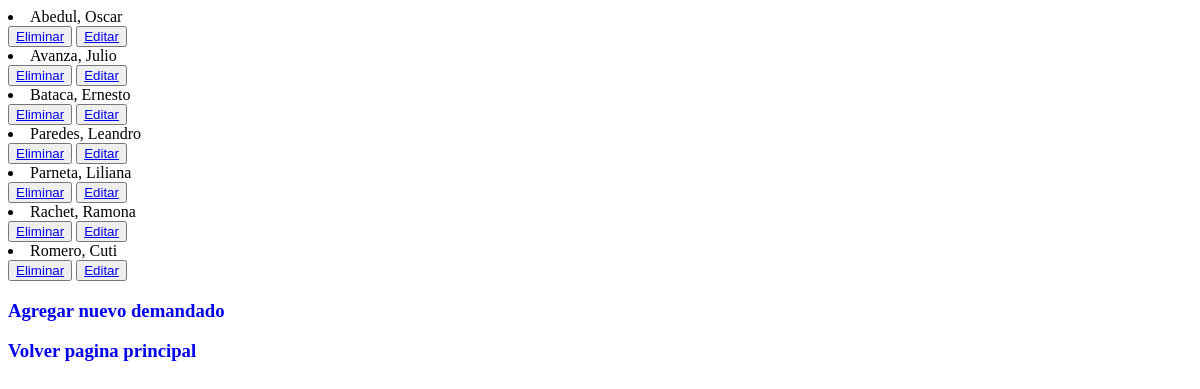
Page /appdemanda/leerDemandados on the earlier database version.
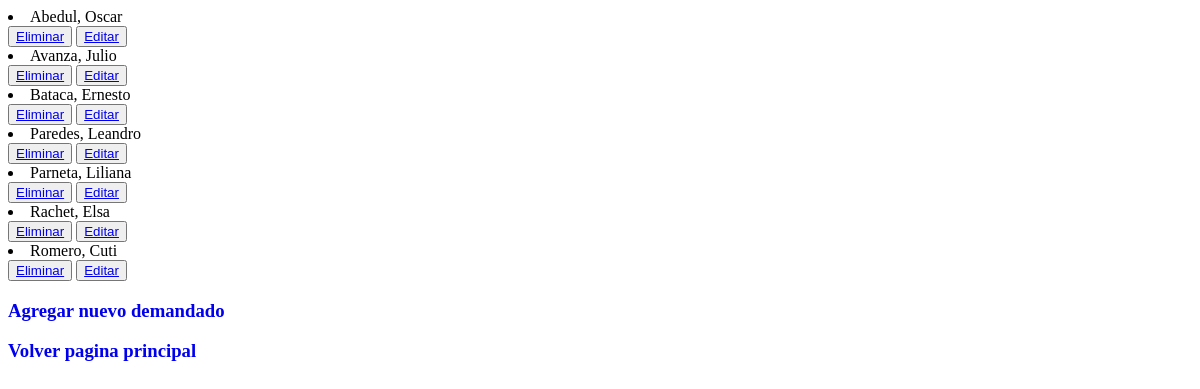
Same page on the later database version.
### appdemanda/models.py (models this page shows)
class Demandado(models.Model):
    nombre = models.CharField(max_length=20)
    apellido = models.CharField(max_length=20)
    class Meta:
        ordering = ['apellido']
    def __str__(self):
        return f'{self.apellido}, {self.nombre}'

### appdemanda/views.py (the view)
# urls.py: path('leerDemandados',  leerDemandados, name = "leerDemandados"),
def leerDemandados (request):
     demandados = Demandado.objects.all()
     contexto = {"demandados" : demandados}
     return render (request, "leerDemandados.html", contexto)

### appdemanda/templates/leerDemandados.html (shortened to what this page needs)
<!DOCTYPE html>
<html lang="en">
<head>
</head>
<body>
    {% for p in demandados %}
    <li>{{p}}</li>
    <button>
    <a href="{% url 'eliminar_demandado' p.apellido %}"> Eliminar</a>
    </button>
    <button>
    <a href="{% url 'editar_demandado' p.apellido %}"> Editar</a>
    </button>
    {% endfor %}
 <h3><a style="text-decoration: none" href="{% url "demandado" %}">Agregar nuevo demandado</a></h3>
 <h3><a style="text-decoration: none" href="{% url "index" %}">Volver pagina principal</a></h3>
</body>
</html>

Differences in the rows shown:
removed Demandado: apellido+nombre "Rachet, Ramona"
added Demandado: apellido+nombre "Rachet, Elsa"
